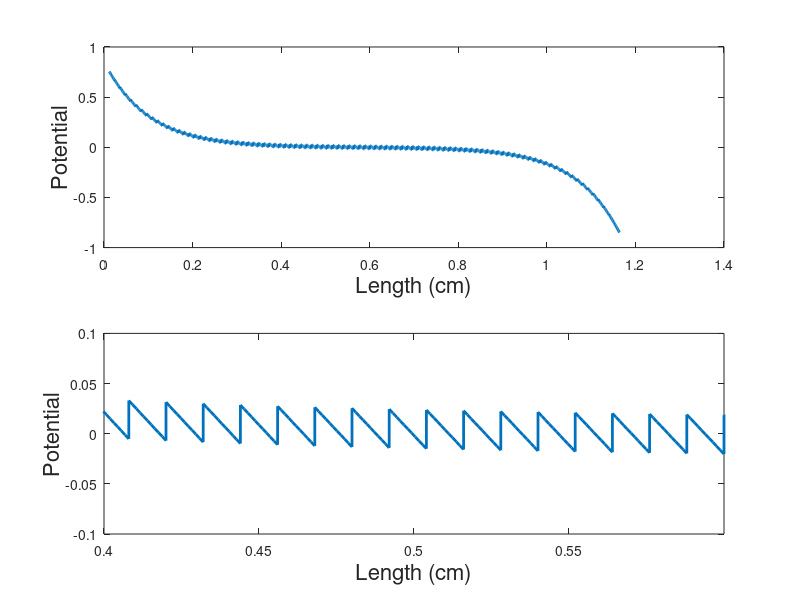
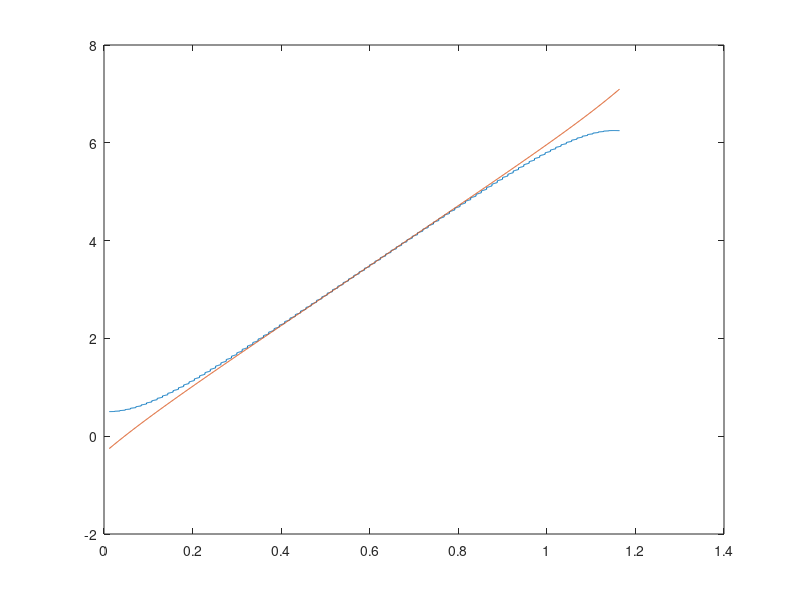

The MATLAB source for these figures, in order:
%this code is to plot the response to a stimulus in a bidomain cable.

%These are the same parameters as used in the space constant calculation
clear 

L = 0.012;
qi = 5.47e-3;
qe = 0.5 *qi;
Q = qi+qe;
sQ = sqrt(Q);  % = lambda *L
lambda = sQ/L;
lambda_g = 0.09;  %the space constant
lambda_g = 0.1;

mu = exp(L/lambda_g);
Rm = 7000;
Rc = 150;
Ai = 4e-6;
p = 2*sqrt(pi*Ai);
rc = qi*Rm/(p*L^2);
re = qe*Rm/(p*L^2);
J = 1;
I = lambda*J/re;


S = sinh(sQ);
C = cosh(sQ);

%calculate Kg

Kg = ((mu^2+1)/mu -2*C)/S;

% pick number of cells
N = 95;

%find c1 and c2
y1 = [S+Kg*C;mu-C];
x1 = [S;mu-C];

y2 = [S+Kg*C;1/mu-C];
x2 = [S;1/mu-C];

Rhs = [1-C;Kg*(1-C)-S];

nm1 = y1'*x1;
nm2 = y2'*x2;

c1 = y1'*Rhs/nm1;
c2 = y2'*Rhs/nm2;


a0 = J*(mu^(-N)-1)*(c1+c2*mu^(1-N))/((mu-1)*(mu^(-2*N)-1));

j = [0:N];
a1 = -a0*mu.^j+J*c1*(mu.^j-1)/(mu-1);
a2 = a0*mu.^(-j)+J*c2*(mu.^(-j)-1)/(1/mu-1);

cfs = x1*a1+x2*a2;

b = cfs(2,:);
a = cfs(1,:)-J;

nx = 10;
x = [0:1/nx:1]*L;
n = (nx+1)*(N+1);

gamma(1) = 0;
for j = 1:N 
    gamma(j+1) = gamma(j) + (sQ*rc*J +re*Kg*(J*(1-C)+C*cfs(1,j)+S*b(j)))/(re+rc);
end


phi = sinh(lambda*x)'*a+cosh(lambda*x)'*b;
phi_i = rc*phi/(re+rc) + (rc*J*lambda*x'*ones(1,N+1))/(re+rc) + ones(nx+1,1)*gamma;
phi_e = -re*phi/(re+rc) + (rc*J*lambda*x'*ones(1,N+1))/(re+rc) + ones(nx+1,1)*gamma;
dphi = lambda*cosh(lambda*x)'*a+lambda*sinh(lambda*x)'*b;
dphi_i = rc*dphi/(re+rc) + (rc*J*lambda)/(re+rc);
dphi_e = -re*dphi/(re+rc) + (rc*J*lambda)/(re+rc);

n = (nx+1)*(N+1);
phi = reshape(phi,1,n);
phi_i = reshape(phi_i,1,n);
phi_e = reshape(phi_e,1,n);
dphi = reshape(dphi,1,n);
dphi_i = reshape(dphi_i,1,n);
dphi_e = reshape(dphi_e,1,n);
current = dphi_i/rc+dphi_e/re;

y = [];
for j = 1:N+1
    y = [y,j*L+x];
end
figure(1)
subplot(2,1,1)
plot(y,phi,'linewidth',2) %y,phi_i,y,phi_e,
xlabel('Length (cm)','fontsize',16)
ylabel('Potential','fontsize',16)
subplot(2,1,2)
plot(y,phi,'linewidth',2) %y,phi_i,y,phi_e,
axis([.4 .6 -.1 .1])
xlabel('Length (cm)','fontsize',16)
ylabel('Potential','fontsize',16)

test=[y' phi'];
save('test.dat','-ascii','test');

figure(2)
plot(y,phi_i,y,phi_e)
